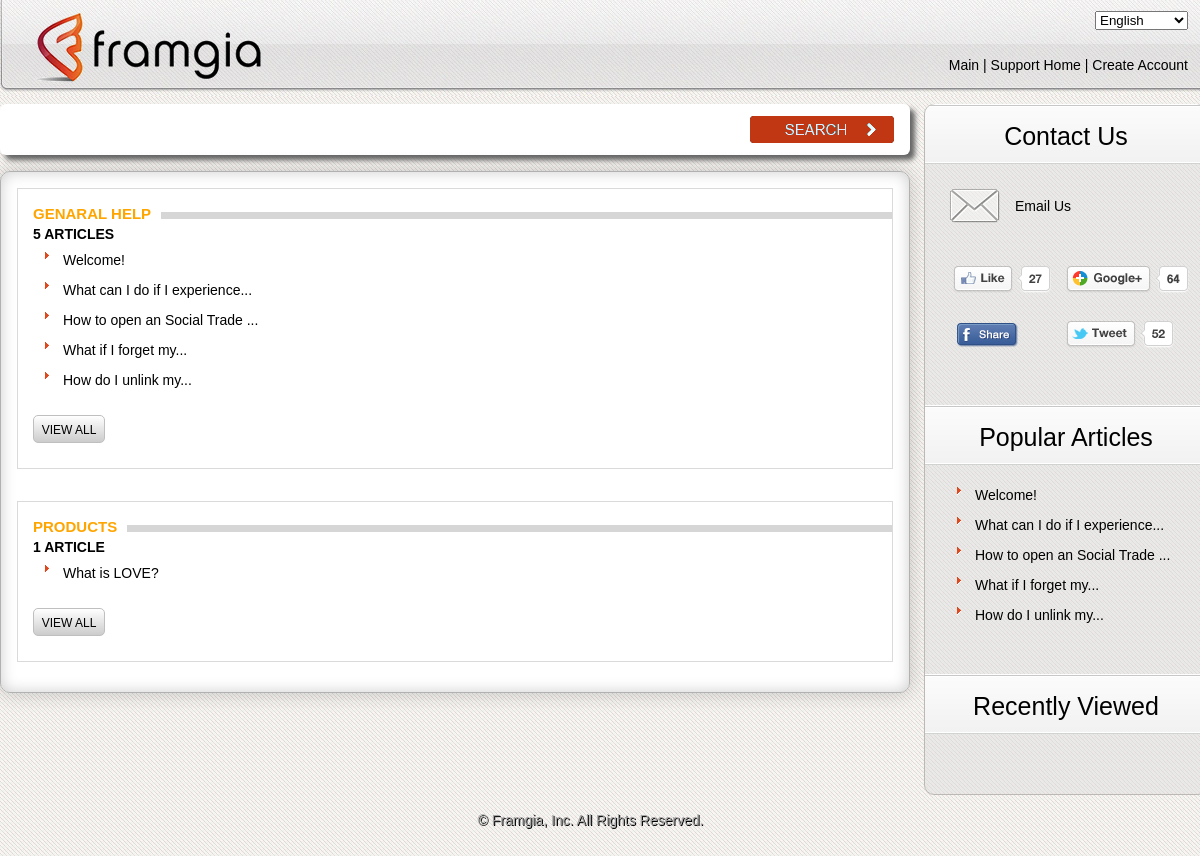
The page / on the database its author committed.
### tables this page shows
CREATE TABLE IF NOT EXISTS `categories` (
  `id` int(11) NOT NULL AUTO_INCREMENT,
  `category` varchar(255) NOT NULL,
  `origin_id` int(11) NOT NULL DEFAULT '0',
  `lang` varchar(45) NOT NULL DEFAULT 'english',
  PRIMARY KEY (`id`)
);

CREATE TABLE IF NOT EXISTS `articles` (
  `id` int(11) NOT NULL AUTO_INCREMENT,
  `category_id` int(11) NOT NULL DEFAULT '0',
  `title` text NOT NULL,
  `meta_description` text NOT NULL,
  `meta_keywords` text NOT NULL,
  `content` text NOT NULL,
  `origin_id` int(11) NOT NULL DEFAULT '0',
  `lang` varchar(45) NOT NULL DEFAULT 'english',
  `updated_at` timestamp NULL DEFAULT CURRENT_TIMESTAMP,
  `total_view` int(11) NOT NULL DEFAULT '0',
  PRIMARY KEY (`id`)
);

### application/libraries/layout.php (called while the page is built, shortened)
<?php
class Layout
{
    private $obj;
    private $layout_view;
    private $title = '';
    private $meta_description = '';
    private $meta_keywords = '';
    function __construct()
    {
        $this->obj = & get_instance();
    }
    function render_layout($layout = "")
    {
        $this->layout_view = $layout != "" ? $layout . EXT : "layouts/default" . EXT;
    }
    function view($view, $data = null, $return = false)
    {
        $data['content_for_layout'] = $this->obj->load->view($view, $data, true);
        $data['title_for_layout'] = $this->title;
        $data['meta_description'] = $this->meta_description;
        $data['meta_keywords'] = $this->meta_keywords;
        $data['js_for_layout'] = '';
        $data['css_for_layout'] = '';
        $output = $this->obj->load->view($this->layout_view, $data, $return);
        return $output;
    }
    function title($title)
    {
        $this->title = $title;
    }
}

### application/controllers/home/home.php (called while the page is built, shortened)
<?php
class Home extends Front_Controller {
    public function index($page) {
        $view_data['categories'] = $this->category_model->get_all_with_paging(array('page' => $page, 'per_page' => 6));
        $view_data['pagination_link'] = $this->category_model->get_pagination_link();
        $this->layout->view('home/home', $view_data);
    }
}

### index.php (called while the page is built, shortened)
<?php
require_once BASEPATH . 'core/CodeIgniter.php';

### application/libraries/csession.php (called while the page is built, shortened)
<?php
class Csession {
    function get($var = null, $namespace = 'default') {
        if (isset($var))
            return isset($_SESSION[$namespace][$var]) ? $_SESSION[$namespace][$var] : null;
        else
            return isset($_SESSION[$namespace]) ? $_SESSION[$namespace] : null;
    }
}

### application/models/category_model.php (called while the page is built, shortened)
<?php
class Category_model extends CI_Model {
    var $table_name = 'categories';
    function get_all() {
        $this->db->where('lang', !$this->csession->get('lang') ? 'english' : $this->csession->get('lang'));
        return $this->db->get($this->table_name)->result();
    }
    function get_all_with_paging($options = array()) {
        $total_row = count($this->get_all()); ;
        $config = get_config_paging(array('page' => $options['page'], 'per_page' => $options['per_page'], 'total_rows' => $total_row));
        $this->db->limit($config['limit'], $config['offset']);
        $this->db->where('lang', !$this->csession->get('lang') ? 'english' : $this->csession->get('lang'));
        return $this->db->get($this->table_name)->result();
    }
}

### application/helpers/paging_helper.php (called while the page is built, shortened)
<?php
if (!function_exists('get_config_paging')) {
    function get_config_paging($options = array()) {
        $config = array();
        $config['total_rows'] = $options['total_rows'];
        $config['per_page'] = isset($options['per_page']) ? $options['per_page'] : 9;
        $total_pages = (int) ($options['total_rows'] / $config['per_page']);
        $config['offset'] = $options['page'] <= 1 ? 0 : ((int) $options['page'] - 1) * $config['per_page'];
        $config['limit'] = $config['per_page'];
        $config['num_links'] = isset($options['num_links']) ? $options['num_links'] : 6;
        $config['js_function'] = isset($options['js_function']) ? $options['js_function'] : 'change_page';
        $config['first_link'] = '«««';
        $config['prev_link'] = '«';
        $config['next_link'] = '»';
        $config['last_link'] = '»»»';
        return $config;
    }
}

### application/libraries/MY_Pagination.php (called while the page is built, shortened)
<?php
class MY_Pagination extends CI_Pagination
{
    function create_ajax_links()
    {
        $num_pages = ceil($this->total_rows / $this->per_page);
        if ($num_pages == 1) {
            return '';
        }
        $output = '';
        $output = preg_replace("#([^:])//+#", "\\1/", $output);
        $output = $this->full_tag_open . $output . $this->full_tag_close;
        return $output;
    }
}

### application/helpers/article_helper.php (called while the page is built, shortened)
<?php
if (!function_exists('get_popular_articles')) {
    function get_popular_articles($limit = 5) {
        $CI = & get_instance();
        $CI->db->select('articles.*, categories.category');
        $CI->db->join('categories', 'categories.id = articles.category_id');
        $CI->db->where('articles.lang', !$CI->csession->get('lang') ? 'english' : $CI->csession->get('lang'));
        $CI->db->limit($limit);
        $CI->db->order_by('total_view', 'desc');
        return $CI->db->get('articles')->result();
    }
}
if (!function_exists('get_articles_by_category_id')) {
    function get_articles_by_category_id($category_id, $limit = 5) {
        $CI = & get_instance();
        $CI->db->limit($limit);
        $CI->db->where('category_id', $category_id);
        $CI->db->where('lang', !$CI->csession->get('lang') ? 'english' : $CI->csession->get('lang'));
        $CI->db->order_by('updated_at');
        return $CI->db->get('articles')->result();
    }
}
if (!function_exists('get_total_articles_by_category_id')) {
    function get_total_articles_by_category_id($category_id) {
        $CI = & get_instance();
        $CI->db->where('category_id', $category_id);
        $CI->db->where('lang', !$CI->csession->get('lang') ? 'english' : $CI->csession->get('lang'));
        return count($CI->db->get('articles')->result());
    }
}

### application/helpers/friendly_url_helper.php (called while the page is built)
<?php
if (!function_exists("removesign")) {
    function removesign($str)
    {
        $sign = array("à", "á", "ạ", "ả", "ã", "â", "ầ", "ấ", "ậ", "ẩ", "ẫ", "ă", "ằ", "ắ"
        , "ặ", "ẳ", "ẵ", "è", "é", "ẹ", "ẻ", "ẽ", "ê", "ề", "ế", "ệ", "ể", "ễ", "ì", "í", "ị", "ỉ", "ĩ",
            "ò", "ó", "ọ", "ỏ", "õ", "ô", "ồ", "ố", "ộ", "ổ", "ỗ", "ơ"
        , "ờ", "ớ", "ợ", "ở", "ỡ",
            "ù", "ú", "ụ", "ủ", "ũ", "ư", "ừ", "ứ", "ự", "ử", "ữ",
            "ỳ", "ý", "ỵ", "ỷ", "ỹ",
            "đ",
            "À", "Á", "Ạ", "Ả", "Ã", "Â", "Ầ", "Ấ", "Ậ", "Ẩ", "Ẫ", "Ă"
        , "Ằ", "Ắ", "Ặ", "Ẳ", "Ẵ",
            "È", "É", "Ẹ", "Ẻ", "Ẽ", "Ê", "Ề", "Ế", "Ệ", "Ể", "Ễ",
            "Ì", "Í", "Ị", "Ỉ", "Ĩ",
            "Ò", "Ó", "Ọ", "Ỏ", "Õ", "Ô", "Ồ", "Ố", "Ộ", "Ổ", "Ỗ", "Ơ"
        , "Ờ", "Ớ", "Ợ", "Ở", "Ỡ",
            "Ù", "Ú", "Ụ", "Ủ", "Ũ", "Ư", "Ừ", "Ứ", "Ự", "Ử", "Ữ",
            "Ỳ", "Ý", "Ỵ", "Ỷ", "Ỹ",
            "Đ", "ê", "ù", "à");
        $unsign = array("a", "a", "a", "a", "a", "a", "a", "a", "a", "a", "a"
        , "a", "a", "a", "a", "a", "a",
            "e", "e", "e", "e", "e", "e", "e", "e", "e", "e", "e",
            "i", "i", "i", "i", "i",
            "o", "o", "o", "o", "o", "o", "o", "o", "o", "o", "o", "o"
        , "o", "o", "o", "o", "o",
            "u", "u", "u", "u", "u", "u", "u", "u", "u", "u", "u",
            "y", "y", "y", "y", "y",
            "d",
            "A", "A", "A", "A", "A", "A", "A", "A", "A", "A", "A", "A"
        , "A", "A", "A", "A", "A",
            "E", "E", "E", "E", "E", "E", "E", "E", "E", "E", "E",
            "I", "I", "I", "I", "I",
            "O", "O", "O", "O", "O", "O", "O", "O", "O", "O", "O", "O"
        , "O", "O", "O", "O", "O",
            "U", "U", "U", "U", "U", "U", "U", "U", "U", "U", "U",
            "Y", "Y", "Y", "Y", "Y",
            "D", "e", "u", "a");
        return str_replace($sign, $unsign, $str);
    }
}

### application/views/home/home.php (the view, shortened to what this page needs)
<ul class="search">
    <li><input type="text" value=""/> </li>
    <li class="search_bt">&nbsp;</li>
</ul>
<div class="box_shadow">
    <div class="box1">
        <?php foreach ($categories as $category): ?>
            <div class="sub_box4">
                <h2><span class="bg_tx"><?php echo $category->category; ?></span></h2>
                <?php $total_articles = get_total_articles_by_category_id($category->id); ?>
                <h3><?php echo $total_articles; ?><?php echo $total_articles > 1 ? lang('articles') : lang('article'); ?> </h3>
                <?php $articles = get_articles_by_category_id($category->id); ?>
                <ul>
                    <?php foreach ($articles as $article): ?>
                        <li class="tx1">
                            <?php echo anchor('/article/' . mb_strtolower(url_title(removesign($category->category))) . '-c' . $category->id .'-'. mb_strtolower(url_title(removesign($article->title))) . '-i' . $article->id, $article->title); ?>
                        </li>
                    <?php endforeach; ?>
                </ul>
                <?php if ($total_articles > 0): ?>
                    <p class="button">
                        <a href="#">
                            <?php echo lang('view_all'); ?>
                        </a>
                    </p>
                <?php endif; ?>
            </div>
        <?php endforeach; ?>
    </div>
</div>

### application/views/layouts/home/right_sidebar.php
<?php
$popular_articles = get_popular_articles();
?>
<div class="sub_box_r1">
    <p class="title_right_1"><?php echo lang('sidebar_Contact_Us'); ?></p>
    <ul class="box_content">
        <li class="email">
            <a href="mailto:bui.quy.duong@framgia.com"><?php echo lang('sidebar_Email_Us'); ?></a>
        </li>
        <li><img style="margin-top:30px" src="images/social.png" alt="" /></li>
    </ul>
</div>
<div class="sub_box_r2">
    <p class="title_right_2"><?php echo lang('sidebar_Popular_Questions'); ?></p>
    <ul class="box_content">
        <?php foreach ($popular_articles as $article): ?>
            <li class="tx1">
                <?php echo anchor('/article/' . mb_strtolower(url_title(removesign($article->category))) . '-c' . $article->category_id . '-' . mb_strtolower(url_title(removesign($article->title))) . '-i' . $article->id, $article->title); ?>
            </li>
        <?php endforeach; ?>
    </ul>
</div>
<div class="sub_box_r2">
    <p class="title_right_2"><?php echo lang('sidebar_Recently_Viewed'); ?></p>
    <ul class="box_content">
    </ul>
</div>

### assets/frontend/css/style.css (style rules this page uses)
* { margin:0; padding:0; }
body { padding:0px; margin:0px; font-family:Arial, Helvetica, sans-serif; font-size:14px; color:#000; line-height:20px; background:url(images/bg.jpg) repeat #fff; }
body, html, div, blockquote, img, label, p, h1, h2, h3, h4, h5, h6, pre, ul, ol, li, dl, dt, dd, form, a, fieldset, input, th, td { margin: 0; padding: 0; border: 0; outline: none; }
ul { list-style: none; }
p { font-size: 14px; }
a { text-decoration: none; }
img { vertical-align: center; }
h1, h2, h3, h4, h5, h6 { font-family:Arial, Helvetica, sans-serif; }
.search { width:910px; height:51px; background-color: white; box-shadow: 5px 5px 5px #666; -moz-box-shadow: 5px 5px 5px #666; -webkit-box-shadow: 5px 5px 5px #666; border-radius:6px 6px 6px 6px; border-color: grey; border-width: 2px; margin-bottom:16px; }
.search li { float:left; margin-left:25px; margin-top:10px; }
.search li input { height:24px; width:697px; background:none; margin-top:3px; font-size:14px; }
.search_bt { width:149px; height:31px; background:url(images/search_bt.png) no-repeat; float:right; }
.box_shadow { float:left; box-shadow: 0px 0px 20px rgba(0, 0, 0, 0.2); -moz-box-shadow:0px 0px 20px rgba(0, 0, 0, 0.2); -webkit-box-shadow: 0px 0px 20px rgba(0, 0, 0, 0.2); border-radius:10px; margin-bottom:16px; }
.box1 { width:908px; float:left; box-shadow: 0px 0px 15px rgba(0, 0, 0, 0.2) inset; -moz-box-shadow:0px 0px 15px rgba(0, 0, 0, 0.2) inset; -webkit-box-shadow: 0px 0px 15px rgba(0, 0, 0, 0.2) inset; border:1px solid #b1b1b1; border-radius:10px; padding-bottom:14px; background:#fff; }
.sub_box4 { width:844px; float:left; margin:16px; border:1px solid #dbd9d9; padding:15px 15px 25px 15px; }
h2 { font-size:15px; text-transform:uppercase; color:orange; background: left url(images/line_title.png) repeat-x; height:20px; margin-right:-15px; }
span.bg_tx { background:#fff; padding-right:10px; }
h3 { font-size:14px; text-transform:uppercase; height:26px; }
.tx1 { font-size:14px; background:url(images/icon2.png) no-repeat; display:block; padding-left:20px; margin-left:10px; line-height:20px; margin-bottom:10px; }
.tx1 a { color:#000; }
.button { width:70px; height:22px; background: -moz-linear-gradient(center top , #fff, #ccc); background: -webkit-gradient(linear, left top, left bottom, from(#fff), to(#cccccc)); filter: progid:DXImageTransform.Microsoft.gradient(startColorstr='#fff', endColorstr='#cccccc', GradientType=0); border: #bfbfbf 1px solid; border-radius:5px; font-size:12px; text-transform:uppercase; text-align:center; line-height:20px; padding-top:4px; margin-top:25px; }
.button a { color:#000; }
.sub_box_r1 { width:100%; border-radius: 10px 10px 0px 0px; }
.sub_box_r2 { width:100%; }
.title_right_1 { width:282px; height:40px; background:url(images/bg_title.png) repeat; font-size:25px; font-weight:lighter; margin-top:-1px; border-radius: 10px 10px 0px 0px; text-align:center; padding-top:20px; }
.title_right_2 { width:282px; height:40px; background:url(images/bg_title.png) repeat; font-size:25px; font-weight:lighter; margin-top:-1px; text-align:center; padding-top:20px; }
.box_content { width:242px; padding:20px 20px 40px 20px; }
.email { background: left url(images/email_icon.png) no-repeat; padding-left:70px; height:43px; line-height:45px; }
.email a { color:#000; display:block; }
p { text-align:justify; line-height:25px; }

### rows shown on the page
categories: category "GENARAL HELP", total_articles "5"
articles: category+title+id "Welcome!"
articles: category+title+id "What can I do if I experience..."
articles: category+title+id "How to open an Social Trade ..."
articles: category+title+id "What if I forget my..."
articles: category+title+id "How do I unlink my..."
categories: category "PRODUCTS", total_articles "1"
articles: category+title+id "What is LOVE?"

### other values the page prints
lang('menu_top_Main') "Main"
lang('menu_top_Support_Home') "Support Home"
lang('menu_top_Create_Account') "Create Account"
lang('sidebar_Contact_Us') "Contact Us"
lang('sidebar_Email_Us') "Email Us"
lang('sidebar_Popular_Questions') "Popular Articles"
lang('sidebar_Recently_Viewed') "Recently Viewed"
lang('footer_copy_right') "© Framgia, Inc. All Rights Reserved."
form field value "English"
